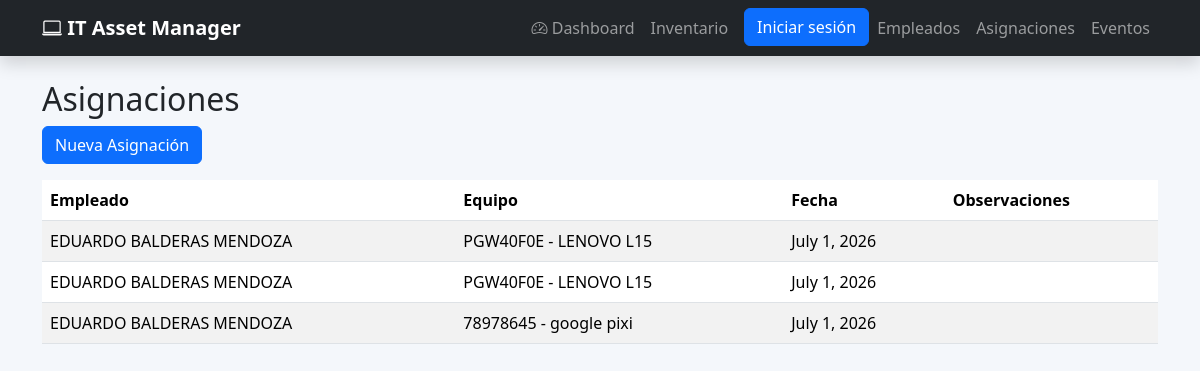
The app's page /asignaciones/ with its own data.
### asignaciones/models.py (models this page shows, shortened)
class Asignacion(models.Model):
    ACTIVA = "Activa"
    DEVUELTA = "Devuelta"
    ESTADOS = [
        (ACTIVA, "Activa"),
        (DEVUELTA, "Devuelta"),
    ]
    empleado = models.ForeignKey(
        Empleado,
        on_delete=models.CASCADE
    )
    equipo = models.ForeignKey(
        Equipo,
        on_delete=models.CASCADE
    )
    fecha_asignacion = models.DateField()
    fecha_devolucion = models.DateField(
        null=True,
        blank=True
    )
    estado = models.CharField(
        max_length=15,
        choices=ESTADOS,
        default=ACTIVA
    )

### empleados/models.py (models this page shows)
class Empleado(models.Model):
    numero_empleado = models.CharField(
        max_length=10,
        unique=True
    )
    nombre = models.CharField(
        max_length=50
    )
    apellido = models.CharField(
        max_length=50
    )
    departamento = models.CharField(
        max_length=50
    )
    correo = models.EmailField(
        unique=True
    )
    telefono = models.CharField(
        max_length=15
    )
    activo = models.BooleanField(
        default=True
    )
    fecha_registro = models.DateTimeField(
        auto_now_add=True
    )
    def __str__(self):
        return f"{self.nombre} {self.apellido}"

### inventario/models.py (models this page shows)
class Equipo(models.Model):
    LAPTOP = "Laptop"
    CELULAR = "Celular"
    TIPOS = [
        (LAPTOP, "Laptop"),
        (CELULAR, "Celular"),
    ]
    DISPONIBLE = "Disponible"
    ASIGNADO = "Asignado"
    MANTENIMIENTO = "Mantenimiento"
    ESTADOS = [
        (DISPONIBLE, "Disponible"),
        (ASIGNADO, "Asignado"),
        (MANTENIMIENTO, "Mantenimiento"),
    ]
    codigo = models.CharField(
        max_length=20,
        unique=True
    )
    tipo = models.CharField(
        max_length=20,
        choices=TIPOS
    )
    marca = models.CharField(
        max_length=50
    )
    modelo = models.CharField(
        max_length=100
    )
    numero_serie = models.CharField(
        max_length=100,
        unique=True
    )
    estado = models.CharField(
        max_length=20,
        choices=ESTADOS,
        default=DISPONIBLE
    )
    observaciones = models.TextField(
        blank=True
    )
    fecha_registro = models.DateTimeField(
        auto_now_add=True
    )
    def __str__(self):
        return f"{self.codigo} - {self.marca} {self.modelo}"

### asignaciones/views.py (the view)
def lista_asignaciones(request):
    asignaciones=Asignacion.objects.select_related(
        "empleado",
        "equipo"
    )
    return render(
        request,
        "asignaciones/lista_asignaciones.html",
        {
            "asignaciones":asignaciones
        }
    )

### templates/asignaciones/lista_asignaciones.html (shortened to what this page needs)
{% extends 'layouts/base.html' %}
{% block content %}
<div class="container mt-4">
<h2>
Asignaciones
</h2>
<a href="{% url 'crear_asignacion' %}"
class="btn btn-primary mb-3">
Nueva Asignación
</a>
<table class="table table-striped">
<thead>
<tr>
<th>Empleado</th>
<th>Equipo</th>
<th>Fecha</th>
<th>Observaciones</th>
</tr>
</thead>
<tbody>
{% for a in asignaciones %}
<tr>
<td>
{{ a.empleado }}
</td>
<td>
{{ a.equipo }}
</td>
<td>
{{ a.fecha_asignacion }}
</td>
<td>
</td>
</tr>
{% empty %}
<tr>
<td colspan="4">
No existen asignaciones.
</td>
</tr>
{% endfor %}
</tbody>
</table>
</div>
{% endblock %}

### static/css/style.css (style rules this page uses)
body { background:#f5f7fa; }
body { background:#f4f7fb; }

### static/css/inventario.css (style rules this page uses)
.table tbody tr { transition:.25s; }
.btn { transition:.25s; }
.btn { transition:.3s; }
.table tbody tr { transition:.3s; cursor:pointer; }

### records on screen
Asignacion: empleado "EDUARDO BALDERAS MENDOZA", equipo "PGW40F0E - LENOVO L15", fecha_asignacion "July 1, 2026"
Asignacion: empleado "EDUARDO BALDERAS MENDOZA", equipo "PGW40F0E - LENOVO L15", fecha_asignacion "July 1, 2026"
Asignacion: empleado "EDUARDO BALDERAS MENDOZA", equipo "78978645 - google pixi", fecha_asignacion "July 1, 2026"
